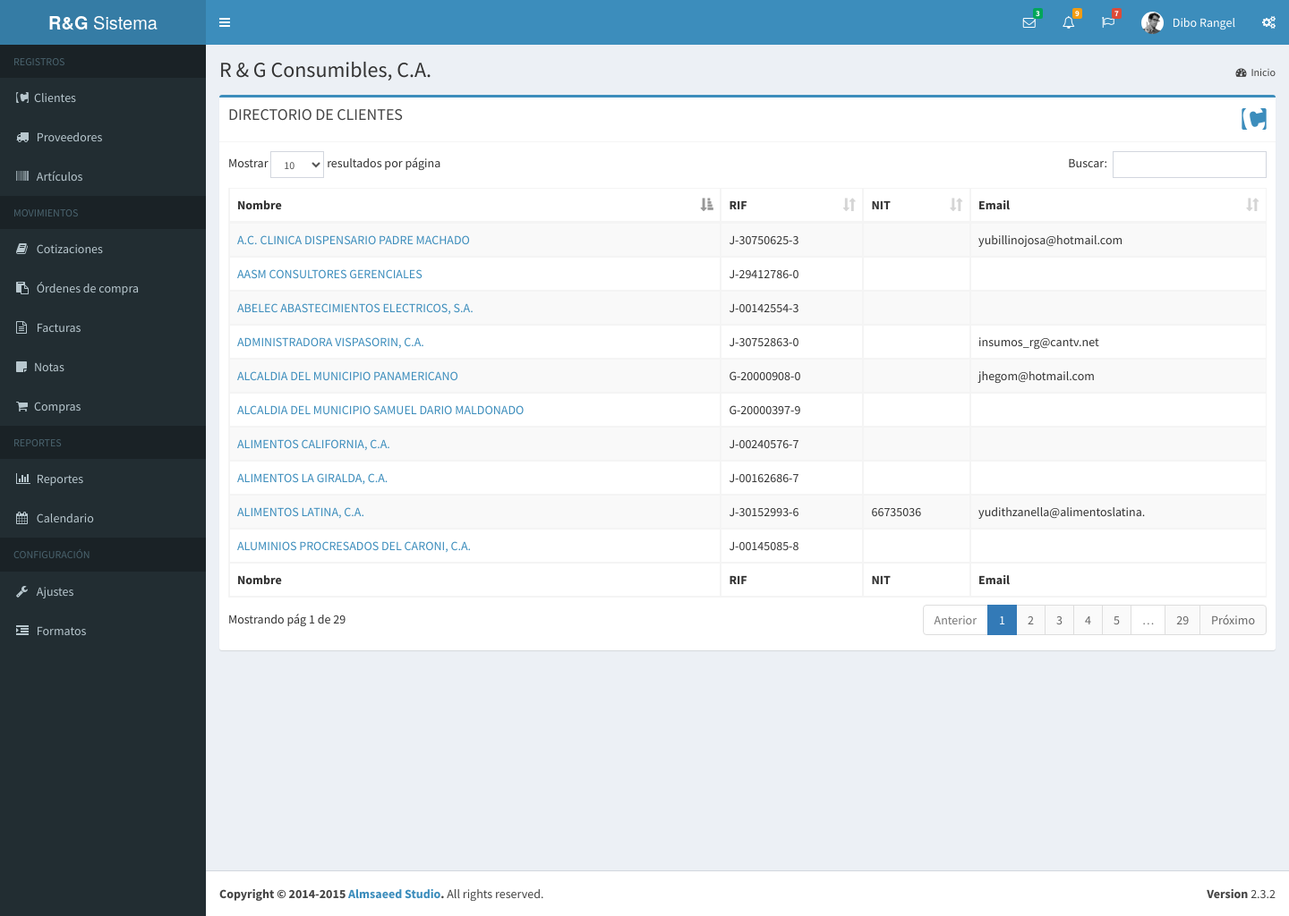
Before: /clientes.php (signed in) with the older database file.
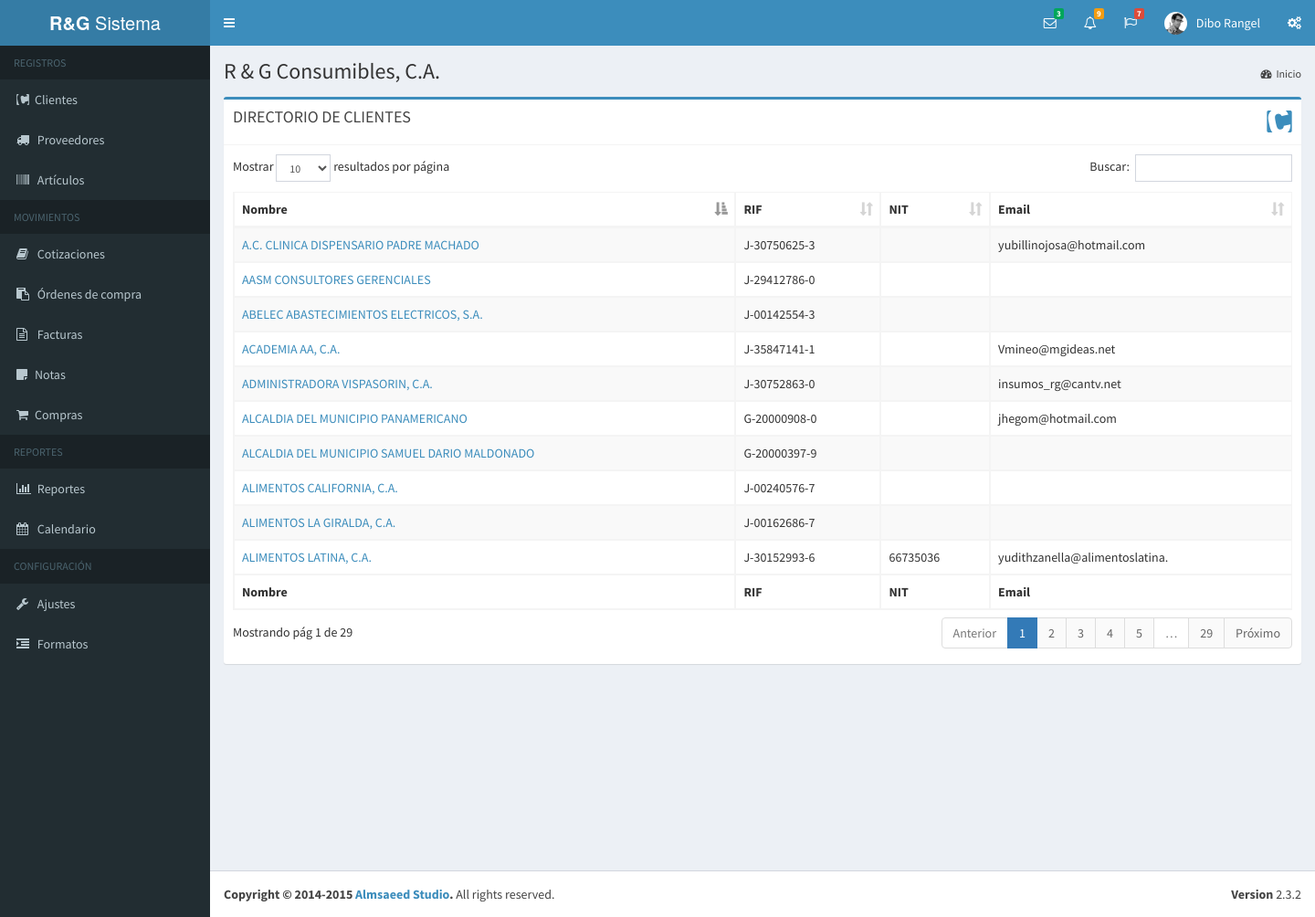
After: the same page with the newer database file.
### tables this page shows
CREATE TABLE IF NOT EXISTS `cliente` (
  `idCliente` int(5) NOT NULL AUTO_INCREMENT,
  `nombre` varchar(51) NOT NULL,
  `rif` varchar(13) NOT NULL,
  `pcontacto` varchar(50) DEFAULT NULL,
  `nit` int(11) DEFAULT NULL,
  `direccion1` varchar(100) DEFAULT NULL,
  `direccion2` varchar(100) DEFAULT NULL,
  `ciudad` varchar(30) DEFAULT NULL,
  `telefono1` varchar(20) DEFAULT NULL,
  `telefono2` varchar(20) DEFAULT NULL,
  `excento` varchar(20) DEFAULT NULL,
  `pagweb` varchar(30) DEFAULT NULL,
  `email` varchar(30) DEFAULT NULL,
  PRIMARY KEY (`idCliente`)
);

### bd/data-cliente.php (called while the page is built, shortened)
<?php
	function obtenerListaClientes( $link ){
		$lista_c = array();
		$q = "Select * from cliente order by nombre asc";
		$data = mysql_query( $q, $link );
		while( $c = mysql_fetch_array( $data ) ){
			$lista_c[] = $c;
		}
		return $lista_c;
	}
?>

### sub-scripts/tablas/tabla_clientes.php (the view)
<?php
	$clientes = obtenerListaClientes( $dbh );
?>
<table id="example2" class="table table-bordered table-striped">
    <thead>
      <tr>
        <th>Nombre</th>
        <th>RIF</th>
        <th>NIT</th>
        <th>Email</th>
      </tr>
    </thead>
    <tbody>
        <?php foreach( $clientes as $c ){?>
        <tr>
            <td><a href="ficha_cliente.php?c=<?php echo $c["idCliente"]; ?>"><?php echo $c["nombre"];?></a></td>
            <td><?php echo $c["rif"]; ?></td>
            <td><?php echo $c["nit"];?></td>
            <td><?php echo $c["email"];?></td>
        </tr>
        <?php } ?>
    </tbody>
    <tfoot>
        <tr>
            <th>Nombre</th>
            <th>RIF</th>
            <th>NIT</th>
            <th>Email</th>
        </tr>
    </tfoot>
</table>

Changed rows visible on the page:
no longer on this page (row unchanged): cliente: nombre "ALUMINIOS PROCRESADOS DEL CARONI, C.A.", rif "J-00145085-8"
added cliente: nombre "ACADEMIA AA, C.A.", rif "J-35847141-1", email "Vmineo@mgideas.net"
